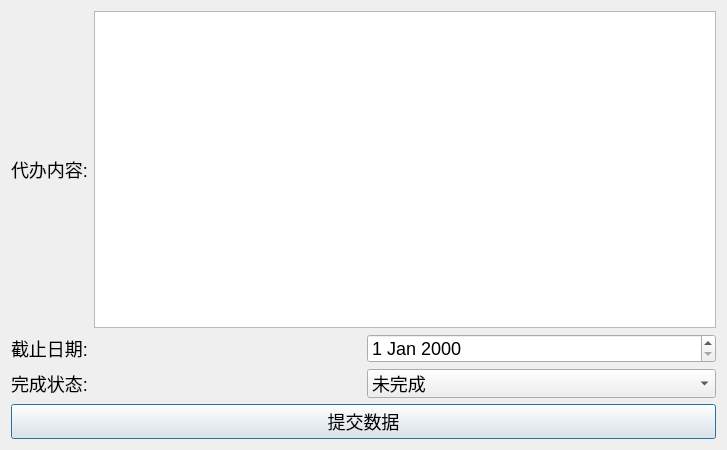
<?xml version="1.0" encoding="UTF-8"?>
<ui version="4.0">
 <class>content</class>
 <widget class="QDialog" name="content">
  <property name="geometry">
   <rect>
    <x>0</x>
    <y>0</y>
    <width>727</width>
    <height>450</height>
   </rect>
  </property>
  <property name="windowTitle">
   <string>Content</string>
  </property>
  <property name="styleSheet">
   <string notr="true">* {
	font-size:18px;
}</string>
  </property>
  <layout class="QVBoxLayout" name="verticalLayout">
   <item>
    <layout class="QHBoxLayout" name="horizontalLayout_3">
     <item>
      <widget class="QLabel" name="label">
       <property name="text">
        <string>代办内容:</string>
       </property>
      </widget>
     </item>
     <item>
      <widget class="QPlainTextEdit" name="plainTextEdit">
       <property name="styleSheet">
        <string notr="true">* {
	font-size:18px;
}</string>
       </property>
      </widget>
     </item>
    </layout>
   </item>
   <item>
    <layout class="QHBoxLayout" name="horizontalLayout">
     <item>
      <widget class="QLabel" name="label_2">
       <property name="text">
        <string>截止日期:</string>
       </property>
      </widget>
     </item>
     <item>
      <widget class="QDateEdit" name="dateEdit"/>
     </item>
    </layout>
   </item>
   <item>
    <layout class="QHBoxLayout" name="horizontalLayout_2">
     <item>
      <widget class="QLabel" name="label_3">
       <property name="text">
        <string>完成状态:</string>
       </property>
      </widget>
     </item>
     <item>
      <widget class="QComboBox" name="comboBox">
       <item>
        <property name="text">
         <string>未完成</string>
        </property>
       </item>
       <item>
        <property name="text">
         <string>已完成</string>
        </property>
       </item>
       <item>
        <property name="text">
         <string>进行中</string>
        </property>
       </item>
      </widget>
     </item>
    </layout>
   </item>
   <item>
    <widget class="QPushButton" name="pushButton_commit">
     <property name="text">
      <string>提交数据</string>
     </property>
    </widget>
   </item>
  </layout>
 </widget>
 <resources/>
 <connections/>
</ui>
